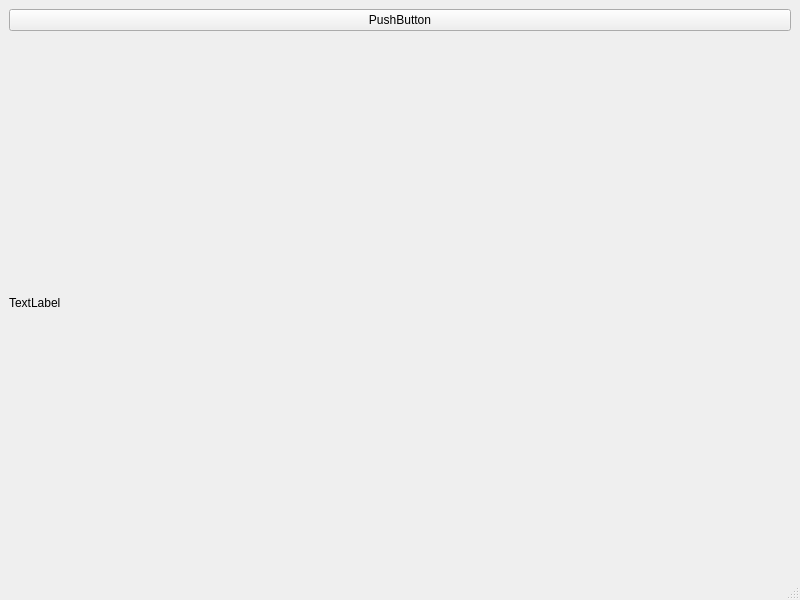
<?xml version="1.0" encoding="UTF-8"?>
<ui version="4.0">
 <class>MainWindow</class>
 <widget class="QMainWindow" name="MainWindow">
  <property name="geometry">
   <rect>
    <x>0</x>
    <y>0</y>
    <width>800</width>
    <height>600</height>
   </rect>
  </property>
  <property name="windowTitle">
   <string>MainWindow</string>
  </property>
  <widget class="QWidget" name="centralwidget">
   <layout class="QVBoxLayout" name="verticalLayout">
    <item>
     <widget class="QPushButton" name="pushButton">
      <property name="text">
       <string>PushButton</string>
      </property>
     </widget>
    </item>
    <item>
     <widget class="QLabel" name="label">
      <property name="text">
       <string>TextLabel</string>
      </property>
     </widget>
    </item>
   </layout>
  </widget>
  <widget class="QMenuBar" name="menubar">
   <property name="geometry">
    <rect>
     <x>0</x>
     <y>0</y>
     <width>800</width>
     <height>26</height>
    </rect>
   </property>
  </widget>
  <widget class="QStatusBar" name="statusbar"/>
 </widget>
 <resources/>
 <connections/>
</ui>
